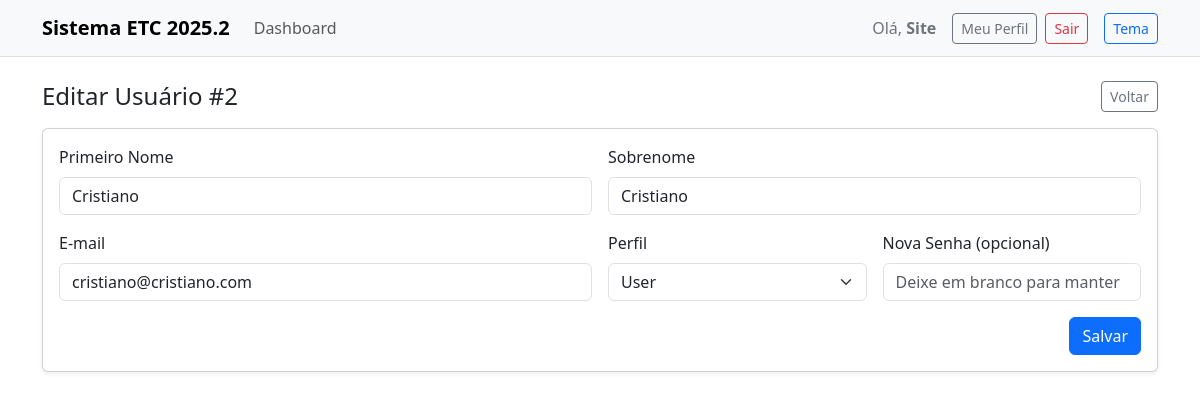
Page /users_edit.php?id=2 (signed in) on the committed database.
### tables this page shows
CREATE TABLE `users` (
  `id` int(11) NOT NULL,
  `first_name` varchar(100) NOT NULL,
  `last_name` varchar(100) NOT NULL,
  `email` varchar(190) NOT NULL,
  `password_hash` varchar(255) NOT NULL,
  `role` enum('admin','user') NOT NULL DEFAULT 'user',
  `created_at` timestamp NOT NULL DEFAULT current_timestamp()
);

### users_edit.php (the view, shortened to what this page needs)
<?php
require __DIR__ . '/config/db.php';
$id = (int)($_GET['id'] ?? 0);
$stmt = $pdo->prepare('SELECT id, first_name, last_name, email, role FROM users WHERE id=?');
$stmt->execute([$id]);
$user = $stmt->fetch();
$first_name = $user['first_name'];
$last_name = $user['last_name'];
$email = $user['email'];
$role = $user['role'];
include __DIR__ . '/partials/header.php';
?>
<div class="d-flex align-items-center justify-content-between mb-3">
  <h2 class="h4 mb-0">Editar Usuário #<?php echo (int)$user['id']; ?></h2>
  <a class="btn btn-outline-secondary btn-sm" href="admin.php">Voltar</a>
</div>
<form method="post" class="card shadow-sm p-3">
  <div class="row g-3">
    <div class="col-md-6">
      <label class="form-label">Primeiro Nome</label>
      <input type="text" name="first_name" class="form-control" value="<?php echo htmlspecialchars($first_name); ?>" required>
    </div>
    <div class="col-md-6">
      <label class="form-label">Sobrenome</label>
      <input type="text" name="last_name" class="form-control" value="<?php echo htmlspecialchars($last_name); ?>" required>
    </div>
    <div class="col-md-6">
      <label class="form-label">E-mail</label>
      <input type="email" name="email" class="form-control" value="<?php echo htmlspecialchars($email); ?>" required>
    </div>
    <div class="col-md-3">
      <label class="form-label">Perfil</label>
      <select name="role" class="form-select">
        <option value="user" <?php echo $role==='user'?'selected':''; ?>>User</option>
      </select>
    </div>
    <div class="col-md-3">
      <label class="form-label">Nova Senha (opcional)</label>
      <input type="password" name="password" class="form-control" placeholder="Deixe em branco para manter">
    </div>
  </div>
  <div class="mt-3 text-end">
    <button class="btn btn-primary">Salvar</button>
  </div>
</form>
<?php include __DIR__ . '/partials/footer.php'; ?>

### rows in the picture
users: id "2", first_name "Cristiano", last_name "Cristiano", email "cristiano@cristiano.com", role "User"

### other values in the picture
$userName "Site"
